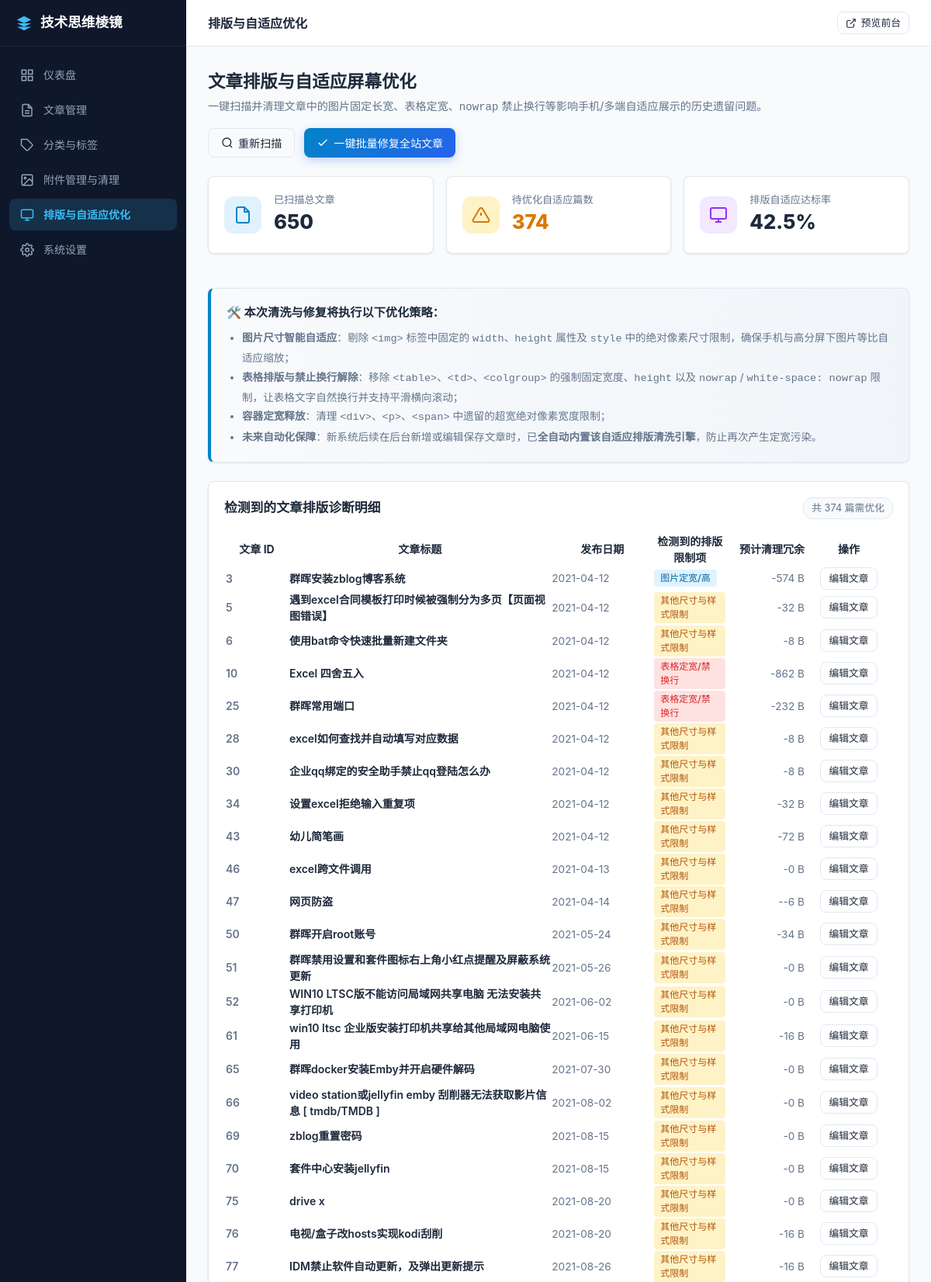
The app's page /admin/content-cleaner (signed in, upper part) with its own data.
### tables this page shows
CREATE TABLE sys_setting (
    key TEXT PRIMARY KEY,
    value TEXT NOT NULL DEFAULT ''
);

CREATE TABLE zbp_post (
    log_ID INTEGER PRIMARY KEY,
    log_CateID INTEGER NOT NULL DEFAULT 0,
    log_AuthorID INTEGER NOT NULL DEFAULT 0,
    log_Tag TEXT NOT NULL DEFAULT '',
    log_Status INTEGER NOT NULL DEFAULT 0,
    log_Type INTEGER NOT NULL DEFAULT 0,
    log_Alias TEXT NOT NULL DEFAULT '',
    log_IsTop INTEGER NOT NULL DEFAULT 0,
    log_IsLock INTEGER NOT NULL DEFAULT 0,
    log_Title TEXT NOT NULL DEFAULT '',
    log_Intro TEXT NOT NULL DEFAULT '',
    log_Content TEXT NOT NULL DEFAULT '',
    log_PostTime INTEGER NOT NULL DEFAULT 0,
    log_CommNums INTEGER NOT NULL DEFAULT 0,
    log_ViewNums INTEGER NOT NULL DEFAULT 0,
    log_Template TEXT NOT NULL DEFAULT '',
    log_Meta TEXT NOT NULL DEFAULT '',
    log_CreateTime INTEGER NOT NULL DEFAULT 0,
    log_UpdateTime INTEGER NOT NULL DEFAULT 0
);

### views/admin/content-cleaner.php (the view, shortened to what the rows shown need)
<?php
$pageTitle = '排版与自适应优化';
?>
<div class="page-title-row" style="display: flex; justify-content: space-between; align-items: center; margin-bottom: 24px; flex-wrap: wrap; gap: 16px;">
    <div>
        <h2 class="page-title" style="margin: 0;">文章排版与自适应屏幕优化</h2>
        <p style="color: var(--admin-text-muted); font-size: 0.88rem; margin-top: 4px;">
            一键扫描并清理文章中的图片固定长宽、表格定宽、<code>nowrap</code> 禁止换行等影响手机/多端自适应展示的历史遗留问题。
        </p>
    </div>
    <div style="display: flex; gap: 12px;">
        <button id="rescan-btn" onclick="triggerScan()" class="btn btn-outline">
            <svg width="16" height="16" viewBox="0 0 24 24" fill="none" stroke="currentColor" stroke-width="2"><circle cx="11" cy="11" r="8"/><line x1="21" y1="21" x2="16.65" y2="16.65"/></svg>
            <span>重新扫描</span>
        </button>
        <button id="batch-clean-btn" onclick="triggerBatchClean()" class="btn btn-primary" style="background: linear-gradient(135deg, #0284c7, #2563eb); border: none; box-shadow: 0 4px 12px rgba(37,99,235,0.25);">
            <svg width="16" height="16" viewBox="0 0 24 24" fill="none" stroke="currentColor" stroke-width="2"><polyline points="20 6 9 17 4 12"/></svg>
            <span>一键批量修复全站文章</span>
        </button>
    </div>
</div>
<div style="display: grid; grid-template-columns: repeat(auto-fit, minmax(220px, 1fr)); gap: 16px; margin-bottom: 24px;">
    <div class="card" style="display: flex; align-items: center; gap: 16px; padding: 20px;">
        <div style="width: 48px; height: 48px; border-radius: 12px; background: #e0f2fe; color: #0284c7; display: flex; align-items: center; justify-content: center; flex-shrink: 0;">
            <svg width="24" height="24" viewBox="0 0 24 24" fill="none" stroke="currentColor" stroke-width="2"><path d="M14 2H6a2 2 0 00-2 2v16a2 2 0 002 2h12a2 2 0 002-2V8z"/><polyline points="14 2 14 8 20 8"/></svg>
        </div>
        <div>
            <div style="font-size: 0.82rem; color: var(--admin-text-muted); font-weight: 500;">已扫描总文章</div>
            <div id="stat-total" style="font-size: 1.6rem; font-weight: 800; color: var(--admin-text);"><?= $scan['total_scanned'] ?></div>
        </div>
    </div>
    <div class="card" style="display: flex; align-items: center; gap: 16px; padding: 20px;">
        <div style="width: 48px; height: 48px; border-radius: 12px; background: <?= $scan['issues_found'] > 0 ? '#fef3c7' : '#dcfce7' ?>; color: <?= $scan['issues_found'] > 0 ? '#d97706' : '#16a34a' ?>; display: flex; align-items: center; justify-content: center; flex-shrink: 0;">
            <svg width="24" height="24" viewBox="0 0 24 24" fill="none" stroke="currentColor" stroke-width="2"><path d="M10.29 3.86L1.82 18a2 2 0 001.71 3h16.94a2 2 0 001.71-3L13.71 3.86a2 2 0 00-3.42 0z"/><line x1="12" y1="9" x2="12" y2="13"/><line x1="12" y1="17" x2="12.01" y2="17"/></svg>
        </div>
        <div>
            <div style="font-size: 0.82rem; color: var(--admin-text-muted); font-weight: 500;">待优化自适应篇数</div>
            <div id="stat-issues" style="font-size: 1.6rem; font-weight: 800; color: <?= $scan['issues_found'] > 0 ? '#d97706' : '#16a34a' ?>;"><?= $scan['issues_found'] ?></div>
        </div>
    </div>
    <div class="card" style="display: flex; align-items: center; gap: 16px; padding: 20px;">
        <div style="width: 48px; height: 48px; border-radius: 12px; background: #f3e8ff; color: #9333ea; display: flex; align-items: center; justify-content: center; flex-shrink: 0;">
            <svg width="24" height="24" viewBox="0 0 24 24" fill="none" stroke="currentColor" stroke-width="2"><rect x="2" y="3" width="20" height="14" rx="2" ry="2"/><line x1="8" y1="21" x2="16" y2="21"/><line x1="12" y1="17" x2="12" y2="21"/></svg>
        </div>
        <div>
            <div style="font-size: 0.82rem; color: var(--admin-text-muted); font-weight: 500;">排版自适应达标率</div>
            <div id="stat-rate" style="font-size: 1.6rem; font-weight: 800; color: var(--admin-text);"><?= $scan['clean_rate'] ?>%</div>
        </div>
    </div>
</div>
<div class="card" style="margin-bottom: 24px; background: linear-gradient(to right, #f8fafc, #f1f5f9); border-left: 4px solid #0284c7;">
    <h3 style="font-size: 0.95rem; font-weight: 700; color: var(--admin-text); margin-bottom: 8px;">🛠️ 本次清洗与修复将执行以下优化策略：</h3>
    <ul style="margin: 0; padding-left: 20px; font-size: 0.85rem; color: var(--admin-text-muted); line-height: 1.8;">
        <li><strong>图片尺寸智能自适应</strong>：剔除 <code>&lt;img&gt;</code> 标签中固定的 <code>width</code>、<code>height</code> 属性及 <code>style</code> 中的绝对像素尺寸限制，确保手机与高分屏下图片等比自适应缩放；</li>
        <li><strong>表格排版与禁止换行解除</strong>：移除 <code>&lt;table&gt;</code>、<code>&lt;td&gt;</code>、<code>&lt;colgroup&gt;</code> 的强制固定宽度、<code>height</code> 以及 <code>nowrap</code> / <code>white-space: nowrap</code> 限制，让表格文字自然换行并支持平滑横向滚动；</li>
        <li><strong>容器定宽释放</strong>：清理 <code>&lt;div&gt;</code>、<code>&lt;p&gt;</code>、<code>&lt;span&gt;</code> 中遗留的超宽绝对像素宽度限制；</li>
        <li><strong>未来自动化保障</strong>：新系统后续在后台新增或编辑保存文章时，已<strong>全自动内置该自适应排版清洗引擎</strong>，防止再次产生定宽污染。</li>
    </ul>
</div>
<div class="card">
    <div style="display: flex; justify-content: space-between; align-items: center; margin-bottom: 16px;">
        <h3 style="font-size: 1.05rem; font-weight: 700; color: var(--admin-text); margin: 0;">检测到的文章排版诊断明细</h3>
        <span id="list-badge" style="font-size: 0.8rem; background: var(--admin-bg); border: 1px solid var(--admin-border); padding: 3px 10px; border-radius: 12px; color: var(--admin-text-muted);">
            共 <?= count($scan['items']) ?> 篇需优化
        </span>
    </div>
    <div class="table-responsive">
        <table class="table" style="width: 100%;">
            <thead>
                <tr>
                    <th style="width: 80px;">文章 ID</th>
                    <th>文章标题</th>
                    <th style="width: 130px;">发布日期</th>
                    <th>检测到的排版限制项</th>
                    <th style="width: 100px; text-align: right;">预计清理冗余</th>
                    <th style="width: 110px; text-align: center;">操作</th>
                </tr>
            </thead>
            <tbody id="issues-table-body">
                <?php if (empty($scan['items'])): ?>
                    <tr>
                        <td colspan="6" style="text-align: center; padding: 48px; color: #16a34a;">
                            <div style="font-size: 2rem; margin-bottom: 8px;">🎉</div>
                            <div style="font-weight: 600; font-size: 1.05rem;">太棒了！全站文章排版均处于纯净自适应状态</div>
                            <div style="font-size: 0.85rem; color: var(--admin-text-muted); margin-top: 4px;">未检测到任何限制屏幕自适应的固定宽度或强制禁止换行代码。</div>
                        </td>
                    </tr>
                <?php else: ?>
                    <?php foreach ($scan['items'] as $item): ?>
                        <tr id="row-<?= $item['id'] ?>">
                            <td style="font-weight: 600; color: var(--admin-text-muted);"><?= $item['id'] ?></td>
                            <td>
                                <a href="/?id=<?= $item['id'] ?>" target="_blank" style="font-weight: 600; color: var(--admin-text); text-decoration: none;">
                                    <?= htmlspecialchars($item['title']) ?>
                                </a>
                            </td>
                            <td style="color: var(--admin-text-muted); font-size: 0.85rem;"><?= $item['date'] ?></td>
                            <td>
                                <div style="display: flex; gap: 6px; flex-wrap: wrap;">
                                    <?php foreach ($item['issues'] as $iss): ?>
                                        <?php
                                            $bg = '#fef3c7'; $color = '#b45309';
                                            if (strpos($iss, '表格') !== false) { $bg = '#fee2e2'; $color = '#dc2626'; }
                                            elseif (strpos($iss, '图片') !== false) { $bg = '#e0f2fe'; $color = '#0369a1'; }
                                        ?>
                                        <span style="font-size: 0.75rem; padding: 2px 8px; border-radius: 4px; background: <?= $bg ?>; color: <?= $color ?>; font-weight: 500;">
                                            <?= htmlspecialchars($iss) ?>
                                        </span>
                                    <?php endforeach; ?>
                                </div>
                            </td>
                            <td style="text-align: right; color: var(--admin-text-muted); font-size: 0.85rem;">
                                -<?= number_format($item['diff_bytes']) ?> B
                            </td>
                            <td style="text-align: center;">
                                <a href="/admin/posts/edit?id=<?= $item['id'] ?>" target="_blank" class="btn btn-outline btn-sm">
                                    编辑文章
                                </a>
                            </td>
                        </tr>
                    <?php endforeach; ?>
                <?php endif; ?>
            </tbody>
        </table>
    </div>
</div>
<?php
$content = ob_get_clean();
require VIEW_PATH . '/admin/layout.php';
?>

### views/admin/layout.php (shortened to what the rows shown need)
<?php
$adminSiteName = Setting::get('site_name', '技术思维棱镜');
$currentRoute = $_SERVER['REQUEST_URI'] ?? '/admin';
?>
<!DOCTYPE html>
<html lang="zh-CN">
<head>
    <link rel="stylesheet" href="/assets/css/admin.css">
</head>
<body>
<div class="admin-layout">
    <aside class="admin-sidebar">
        <div class="admin-brand">
            <svg width="22" height="22" viewBox="0 0 24 24" fill="#38bdf8"><path d="M12 2L2 7l10 5 10-5-10-5zM2 17l10 5 10-5M2 12l10 5 10-5"/></svg>
            <span style="overflow:hidden; text-overflow:ellipsis; white-space:nowrap;" title="<?= htmlspecialchars($adminSiteName) ?>"><?= htmlspecialchars($adminSiteName) ?></span>
        </div>
        <nav class="admin-nav">
            <a href="/admin" class="<?= $currentRoute === '/admin' ? 'active' : '' ?>">
                <svg width="18" height="18" viewBox="0 0 24 24" fill="none" stroke="currentColor" stroke-width="2"><rect x="3" y="3" width="7" height="7"/><rect x="14" y="3" width="7" height="7"/><rect x="14" y="14" width="7" height="7"/><rect x="3" y="14" width="7" height="7"/></svg>
                <span>仪表盘</span>
            </a>
            <a href="/admin/posts" class="<?= strpos($currentRoute, '/admin/posts') === 0 ? 'active' : '' ?>">
                <svg width="18" height="18" viewBox="0 0 24 24" fill="none" stroke="currentColor" stroke-width="2"><path d="M14 2H6a2 2 0 00-2 2v16a2 2 0 002 2h12a2 2 0 002-2V8z"/><polyline points="14 2 14 8 20 8"/><line x1="16" y1="13" x2="8" y2="13"/><line x1="16" y1="17" x2="8" y2="17"/></svg>
                <span>文章管理</span>
            </a>
            <a href="/admin/taxonomy" class="<?= strpos($currentRoute, '/admin/taxonomy') === 0 ? 'active' : '' ?>">
                <svg width="18" height="18" viewBox="0 0 24 24" fill="none" stroke="currentColor" stroke-width="2"><path d="M20.59 13.41l-7.17 7.17a2 2 0 01-2.83 0L2 12V2h10l8.59 8.59a2 2 0 010 2.82z"/><line x1="7" y1="7" x2="7.01" y2="7"/></svg>
                <span>分类与标签</span>
            </a>
            <a href="/admin/media" class="<?= strpos($currentRoute, '/admin/media') === 0 ? 'active' : '' ?>">
                <svg width="18" height="18" viewBox="0 0 24 24" fill="none" stroke="currentColor" stroke-width="2"><rect x="3" y="3" width="18" height="18" rx="2"/><circle cx="8.5" cy="8.5" r="1.5"/><polyline points="21 15 16 10 5 21"/></svg>
                <span>附件管理与清理</span>
            </a>
            <a href="/admin/content-cleaner" class="<?= strpos($currentRoute, '/admin/content-cleaner') === 0 ? 'active' : '' ?>">
                <svg width="18" height="18" viewBox="0 0 24 24" fill="none" stroke="currentColor" stroke-width="2"><rect x="2" y="3" width="20" height="14" rx="2" ry="2"/><line x1="8" y1="21" x2="16" y2="21"/><line x1="12" y1="17" x2="12" y2="21"/></svg>
                <span>排版与自适应优化</span>
            </a>
            <a href="/admin/settings" class="<?= strpos($currentRoute, '/admin/settings') === 0 ? 'active' : '' ?>">
                <span>系统设置</span>
            </a>
        </nav>
    </aside>
    <main class="admin-main">
        <header class="admin-topbar">
            <div style="font-weight: 600; font-size: 1rem; color: var(--admin-text);"><?= $pageTitle ?? '管理后台' ?></div>
            <div style="display: flex; align-items: center; gap: 12px;">
                <a href="/" target="_blank" class="btn btn-outline btn-sm">
                    <svg width="14" height="14" viewBox="0 0 24 24" fill="none" stroke="currentColor" stroke-width="2"><path d="M18 13v6a2 2 0 01-2 2H5a2 2 0 01-2-2V8a2 2 0 012-2h6"/><polyline points="15 3 21 3 21 9"/><line x1="10" y1="14" x2="21" y2="3"/></svg>
                    <span>预览前台</span>
                </a>
            </div>
        </header>
        <div class="admin-content">
            <?= $content ?? '' ?>
        </div>
    </main>
</div>
</body>
</html>

### records on screen
sys_setting: value "技术思维棱镜"
zbp_post: log_ID "3", log_Title "群晖安装zblog博客系统", date "2021-04-12", iss "图片定宽/高", diff_bytes "574"
zbp_post: log_ID "5", log_Title "遇到excel合同模板打印时候被强制分为多页【页面视图错误】", date "2021-04-12", iss "其他尺寸与样式限制", diff_bytes "32"
zbp_post: log_ID "6", log_Title "使用bat命令快速批量新建文件夹", date "2021-04-12", iss "其他尺寸与样式限制", diff_bytes "8"
zbp_post: log_ID "10", log_Title "Excel 四舍五入", date "2021-04-12", iss "表格定宽/禁换行", diff_bytes "862"
zbp_post: log_ID "25", log_Title "群晖常用端口", date "2021-04-12", iss "表格定宽/禁换行", diff_bytes "232"
zbp_post: log_ID "28", log_Title "excel如何查找并自动填写对应数据", date "2021-04-12", iss "其他尺寸与样式限制", diff_bytes "8"
zbp_post: log_ID "30", log_Title "企业qq绑定的安全助手禁止qq登陆怎么办", date "2021-04-12", iss "其他尺寸与样式限制", diff_bytes "8"
zbp_post: log_ID "34", log_Title "设置excel拒绝输入重复项", date "2021-04-12", iss "其他尺寸与样式限制", diff_bytes "32"
zbp_post: log_ID "43", log_Title "幼儿简笔画", date "2021-04-12", iss "其他尺寸与样式限制", diff_bytes "72"
zbp_post: log_ID "46", log_Title "excel跨文件调用", date "2021-04-13", iss "其他尺寸与样式限制", diff_bytes "0"
zbp_post: log_ID "47", log_Title "网页防盗", date "2021-04-14", iss "其他尺寸与样式限制", diff_bytes "-6"
zbp_post: log_ID "50", log_Title "群晖开启root账号", date "2021-05-24", iss "其他尺寸与样式限制", diff_bytes "34"
zbp_post: log_ID "51", log_Title "群晖禁用设置和套件图标右上角小红点提醒及屏蔽系统更新", date "2021-05-26", iss "其他尺寸与样式限制", diff_bytes "0"
zbp_post: log_ID "52", log_Title "WIN10 LTSC版不能访问局域网共享电脑 无法安装共享打印机", date "2021-06-02", iss "其他尺寸与样式限制", diff_bytes "0"
zbp_post: log_ID "61", log_Title "win10 ltsc 企业版安装打印机共享给其他局域网电脑使用", date "2021-06-15", iss "其他尺寸与样式限制", diff_bytes "16"
zbp_post: log_ID "65", log_Title "群晖docker安装Emby并开启硬件解码", date "2021-07-30", iss "其他尺寸与样式限制", diff_bytes "0"
zbp_post: log_ID "66", log_Title "video station或jellyfin emby 刮削器无法获取影片信息 [ tmdb/TMDB ]", date "2021-08-02", iss "其他尺寸与样式限制", diff_bytes "0"
zbp_post: log_ID "69", log_Title "zblog重置密码", date "2021-08-15", iss "其他尺寸与样式限制", diff_bytes "0"
zbp_post: log_ID "70", log_Title "套件中心安装jellyfin", date "2021-08-15", iss "其他尺寸与样式限制", diff_bytes "0"
zbp_post: log_ID "75", log_Title "drive x", date "2021-08-20", iss "其他尺寸与样式限制", diff_bytes "0"
zbp_post: log_ID "76", log_Title "电视/盒子改hosts实现kodi刮削", date "2021-08-20", iss "其他尺寸与样式限制", diff_bytes "16"
zbp_post: log_ID "77", log_Title "IDM禁止软件自动更新，及弹出更新提示", date "2021-08-26", iss "其他尺寸与样式限制", diff_bytes "16"

### other values on screen
$pageTitle "排版与自适应优化"
$scan['total_scanned'] "650"
$scan['issues_found'] "374"
$scan['clean_rate'] "42.5"
count($scan['items']) "374"
